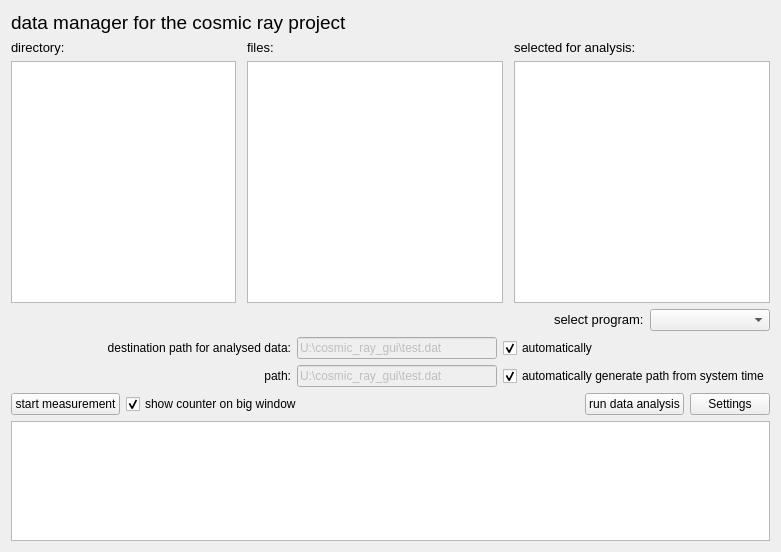
<?xml version="1.0" encoding="UTF-8"?>
<ui version="4.0">
 <class>cosmic_shower_project_data_manager</class>
 <widget class="QWidget" name="cosmic_shower_project_data_manager">
  <property name="geometry">
   <rect>
    <x>0</x>
    <y>0</y>
    <width>694</width>
    <height>552</height>
   </rect>
  </property>
  <property name="windowTitle">
   <string>cosmic_shower_project_data_manager</string>
  </property>
  <layout class="QVBoxLayout" name="verticalLayout_7">
   <item>
    <widget class="QLabel" name="label">
     <property name="text">
      <string>&lt;html&gt;&lt;head/&gt;&lt;body&gt;&lt;p&gt;&lt;span style=&quot; font-size:14pt;&quot;&gt;data manager for the cosmic ray project&lt;/span&gt;&lt;/p&gt;&lt;/body&gt;&lt;/html&gt;</string>
     </property>
     <property name="scaledContents">
      <bool>false</bool>
     </property>
    </widget>
   </item>
   <item>
    <layout class="QHBoxLayout" name="horizontalLayout_2">
     <property name="topMargin">
      <number>0</number>
     </property>
     <item>
      <layout class="QVBoxLayout" name="verticalLayout_3">
       <item>
        <widget class="QLabel" name="label_3">
         <property name="text">
          <string>&lt;html&gt;&lt;head/&gt;&lt;body&gt;&lt;p&gt;&lt;span style=&quot; font-size:10pt;&quot;&gt;directory:&lt;/span&gt;&lt;/p&gt;&lt;/body&gt;&lt;/html&gt;</string>
         </property>
        </widget>
       </item>
       <item>
        <widget class="QTreeView" name="treeView">
         <property name="enabled">
          <bool>true</bool>
         </property>
         <property name="sizePolicy">
          <sizepolicy hsizetype="MinimumExpanding" vsizetype="MinimumExpanding">
           <horstretch>1</horstretch>
           <verstretch>1</verstretch>
          </sizepolicy>
         </property>
         <property name="minimumSize">
          <size>
           <width>202</width>
           <height>0</height>
          </size>
         </property>
         <property name="sizeAdjustPolicy">
          <enum>QAbstractScrollArea::AdjustToContents</enum>
         </property>
        </widget>
       </item>
      </layout>
     </item>
     <item>
      <spacer name="horizontalSpacer_2">
       <property name="orientation">
        <enum>Qt::Horizontal</enum>
       </property>
       <property name="sizeType">
        <enum>QSizePolicy::Fixed</enum>
       </property>
       <property name="sizeHint" stdset="0">
        <size>
         <width>5</width>
         <height>20</height>
        </size>
       </property>
      </spacer>
     </item>
     <item>
      <layout class="QVBoxLayout" name="verticalLayout_2">
       <item>
        <widget class="QLabel" name="label_4">
         <property name="text">
          <string>&lt;html&gt;&lt;head/&gt;&lt;body&gt;&lt;p&gt;&lt;span style=&quot; font-size:10pt;&quot;&gt;files:&lt;/span&gt;&lt;/p&gt;&lt;/body&gt;&lt;/html&gt;</string>
         </property>
        </widget>
       </item>
       <item>
        <widget class="QListView" name="listView">
         <property name="sizePolicy">
          <sizepolicy hsizetype="MinimumExpanding" vsizetype="MinimumExpanding">
           <horstretch>1</horstretch>
           <verstretch>1</verstretch>
          </sizepolicy>
         </property>
         <property name="minimumSize">
          <size>
           <width>202</width>
           <height>0</height>
          </size>
         </property>
         <property name="acceptDrops">
          <bool>false</bool>
         </property>
        </widget>
       </item>
      </layout>
     </item>
     <item>
      <spacer name="horizontalSpacer_3">
       <property name="orientation">
        <enum>Qt::Horizontal</enum>
       </property>
       <property name="sizeType">
        <enum>QSizePolicy::Fixed</enum>
       </property>
       <property name="sizeHint" stdset="0">
        <size>
         <width>5</width>
         <height>20</height>
        </size>
       </property>
      </spacer>
     </item>
     <item>
      <layout class="QVBoxLayout" name="verticalLayout" stretch="0,0">
       <item>
        <widget class="QLabel" name="label_6">
         <property name="text">
          <string>&lt;html&gt;&lt;head/&gt;&lt;body&gt;&lt;p&gt;&lt;span style=&quot; font-size:10pt;&quot;&gt;selected for analysis:&lt;/span&gt;&lt;/p&gt;&lt;/body&gt;&lt;/html&gt;</string>
         </property>
        </widget>
       </item>
       <item>
        <widget class="QListView" name="listView_2">
         <property name="sizePolicy">
          <sizepolicy hsizetype="MinimumExpanding" vsizetype="MinimumExpanding">
           <horstretch>1</horstretch>
           <verstretch>1</verstretch>
          </sizepolicy>
         </property>
         <property name="minimumSize">
          <size>
           <width>202</width>
           <height>0</height>
          </size>
         </property>
        </widget>
       </item>
      </layout>
     </item>
    </layout>
   </item>
   <item>
    <layout class="QHBoxLayout" name="horizontalLayout">
     <item>
      <spacer name="horizontalSpacer">
       <property name="orientation">
        <enum>Qt::Horizontal</enum>
       </property>
       <property name="sizeHint" stdset="0">
        <size>
         <width>40</width>
         <height>20</height>
        </size>
       </property>
      </spacer>
     </item>
     <item>
      <widget class="QLabel" name="label_7">
       <property name="sizePolicy">
        <sizepolicy hsizetype="Fixed" vsizetype="Fixed">
         <horstretch>0</horstretch>
         <verstretch>0</verstretch>
        </sizepolicy>
       </property>
       <property name="text">
        <string>&lt;html&gt;&lt;head/&gt;&lt;body&gt;&lt;p&gt;&lt;span style=&quot; font-size:10pt;&quot;&gt;select program:&lt;/span&gt;&lt;/p&gt;&lt;/body&gt;&lt;/html&gt;</string>
       </property>
      </widget>
     </item>
     <item>
      <widget class="QComboBox" name="comboBox">
       <property name="sizePolicy">
        <sizepolicy hsizetype="Fixed" vsizetype="Fixed">
         <horstretch>0</horstretch>
         <verstretch>0</verstretch>
        </sizepolicy>
       </property>
       <property name="minimumSize">
        <size>
         <width>120</width>
         <height>0</height>
        </size>
       </property>
      </widget>
     </item>
    </layout>
   </item>
   <item>
    <layout class="QHBoxLayout" name="horizontalLayout_3">
     <property name="sizeConstraint">
      <enum>QLayout::SetNoConstraint</enum>
     </property>
     <item>
      <layout class="QVBoxLayout" name="verticalLayout_6">
       <property name="sizeConstraint">
        <enum>QLayout::SetMinimumSize</enum>
       </property>
       <item>
        <widget class="QLabel" name="label_5">
         <property name="sizePolicy">
          <sizepolicy hsizetype="Minimum" vsizetype="Preferred">
           <horstretch>0</horstretch>
           <verstretch>0</verstretch>
          </sizepolicy>
         </property>
         <property name="minimumSize">
          <size>
           <width>280</width>
           <height>22</height>
          </size>
         </property>
         <property name="baseSize">
          <size>
           <width>200</width>
           <height>22</height>
          </size>
         </property>
         <property name="text">
          <string>&lt;html&gt;&lt;head/&gt;&lt;body&gt;&lt;p&gt;&lt;span style=&quot; font-size:9pt;&quot;&gt;destination path for analysed data:&lt;/span&gt;&lt;/p&gt;&lt;/body&gt;&lt;/html&gt;</string>
         </property>
         <property name="alignment">
          <set>Qt::AlignRight|Qt::AlignTrailing|Qt::AlignVCenter</set>
         </property>
        </widget>
       </item>
       <item>
        <widget class="QLabel" name="label_2">
         <property name="sizePolicy">
          <sizepolicy hsizetype="Minimum" vsizetype="Preferred">
           <horstretch>0</horstretch>
           <verstretch>0</verstretch>
          </sizepolicy>
         </property>
         <property name="minimumSize">
          <size>
           <width>20</width>
           <height>0</height>
          </size>
         </property>
         <property name="layoutDirection">
          <enum>Qt::LeftToRight</enum>
         </property>
         <property name="text">
          <string>&lt;html&gt;&lt;head/&gt;&lt;body&gt;&lt;p&gt;&lt;span style=&quot; font-size:9pt;&quot;&gt;path:&lt;/span&gt;&lt;/p&gt;&lt;/body&gt;&lt;/html&gt;</string>
         </property>
         <property name="alignment">
          <set>Qt::AlignRight|Qt::AlignTrailing|Qt::AlignVCenter</set>
         </property>
        </widget>
       </item>
      </layout>
     </item>
     <item>
      <layout class="QVBoxLayout" name="verticalLayout_4">
       <property name="sizeConstraint">
        <enum>QLayout::SetMaximumSize</enum>
       </property>
       <item>
        <widget class="QLineEdit" name="lineEditPath_2">
         <property name="enabled">
          <bool>false</bool>
         </property>
         <property name="sizePolicy">
          <sizepolicy hsizetype="Preferred" vsizetype="Preferred">
           <horstretch>255</horstretch>
           <verstretch>0</verstretch>
          </sizepolicy>
         </property>
         <property name="minimumSize">
          <size>
           <width>200</width>
           <height>0</height>
          </size>
         </property>
         <property name="maximumSize">
          <size>
           <width>16777215</width>
           <height>16777215</height>
          </size>
         </property>
         <property name="sizeIncrement">
          <size>
           <width>1</width>
           <height>0</height>
          </size>
         </property>
         <property name="baseSize">
          <size>
           <width>1000</width>
           <height>0</height>
          </size>
         </property>
         <property name="layoutDirection">
          <enum>Qt::LeftToRight</enum>
         </property>
         <property name="text">
          <string>U:\cosmic_ray_gui\test.dat</string>
         </property>
         <property name="alignment">
          <set>Qt::AlignLeading|Qt::AlignLeft|Qt::AlignVCenter</set>
         </property>
         <property name="readOnly">
          <bool>false</bool>
         </property>
        </widget>
       </item>
       <item>
        <widget class="QLineEdit" name="lineEditPath">
         <property name="enabled">
          <bool>false</bool>
         </property>
         <property name="sizePolicy">
          <sizepolicy hsizetype="MinimumExpanding" vsizetype="Preferred">
           <horstretch>255</horstretch>
           <verstretch>0</verstretch>
          </sizepolicy>
         </property>
         <property name="minimumSize">
          <size>
           <width>200</width>
           <height>0</height>
          </size>
         </property>
         <property name="maximumSize">
          <size>
           <width>16777215</width>
           <height>16777215</height>
          </size>
         </property>
         <property name="sizeIncrement">
          <size>
           <width>1</width>
           <height>0</height>
          </size>
         </property>
         <property name="baseSize">
          <size>
           <width>1000</width>
           <height>0</height>
          </size>
         </property>
         <property name="layoutDirection">
          <enum>Qt::LeftToRight</enum>
         </property>
         <property name="text">
          <string>U:\cosmic_ray_gui\test.dat</string>
         </property>
         <property name="readOnly">
          <bool>false</bool>
         </property>
        </widget>
       </item>
      </layout>
     </item>
     <item>
      <layout class="QVBoxLayout" name="verticalLayout_5">
       <property name="sizeConstraint">
        <enum>QLayout::SetMinimumSize</enum>
       </property>
       <item>
        <widget class="QCheckBox" name="checkBox_2">
         <property name="sizePolicy">
          <sizepolicy hsizetype="Minimum" vsizetype="Preferred">
           <horstretch>0</horstretch>
           <verstretch>0</verstretch>
          </sizepolicy>
         </property>
         <property name="text">
          <string>automatically</string>
         </property>
         <property name="checked">
          <bool>true</bool>
         </property>
        </widget>
       </item>
       <item>
        <widget class="QCheckBox" name="checkBox">
         <property name="sizePolicy">
          <sizepolicy hsizetype="Minimum" vsizetype="Preferred">
           <horstretch>0</horstretch>
           <verstretch>0</verstretch>
          </sizepolicy>
         </property>
         <property name="layoutDirection">
          <enum>Qt::LeftToRight</enum>
         </property>
         <property name="text">
          <string>automatically generate path from system time</string>
         </property>
         <property name="checked">
          <bool>true</bool>
         </property>
        </widget>
       </item>
      </layout>
     </item>
    </layout>
   </item>
   <item>
    <layout class="QHBoxLayout" name="horizontalLayout_4">
     <item>
      <widget class="QPushButton" name="pushButton">
       <property name="text">
        <string>start measurement</string>
       </property>
      </widget>
     </item>
     <item>
      <widget class="QCheckBox" name="checkBox_3">
       <property name="sizePolicy">
        <sizepolicy hsizetype="Fixed" vsizetype="Fixed">
         <horstretch>0</horstretch>
         <verstretch>0</verstretch>
        </sizepolicy>
       </property>
       <property name="text">
        <string>show counter on big window</string>
       </property>
       <property name="checked">
        <bool>true</bool>
       </property>
      </widget>
     </item>
     <item>
      <spacer name="horizontalSpacer_5">
       <property name="orientation">
        <enum>Qt::Horizontal</enum>
       </property>
       <property name="sizeHint" stdset="0">
        <size>
         <width>40</width>
         <height>20</height>
        </size>
       </property>
      </spacer>
     </item>
     <item>
      <widget class="QPushButton" name="pushButton_2">
       <property name="text">
        <string>run data analysis</string>
       </property>
      </widget>
     </item>
     <item>
      <widget class="QPushButton" name="settings">
       <property name="text">
        <string>Settings</string>
       </property>
      </widget>
     </item>
    </layout>
   </item>
   <item>
    <widget class="QTextBrowser" name="textBrowser">
     <property name="sizePolicy">
      <sizepolicy hsizetype="Expanding" vsizetype="Preferred">
       <horstretch>0</horstretch>
       <verstretch>0</verstretch>
      </sizepolicy>
     </property>
     <property name="minimumSize">
      <size>
       <width>0</width>
       <height>120</height>
      </size>
     </property>
     <property name="maximumSize">
      <size>
       <width>16777215</width>
       <height>120</height>
      </size>
     </property>
     <property name="readOnly">
      <bool>false</bool>
     </property>
    </widget>
   </item>
  </layout>
 </widget>
 <layoutdefault spacing="6" margin="11"/>
 <resources/>
 <connections/>
</ui>
